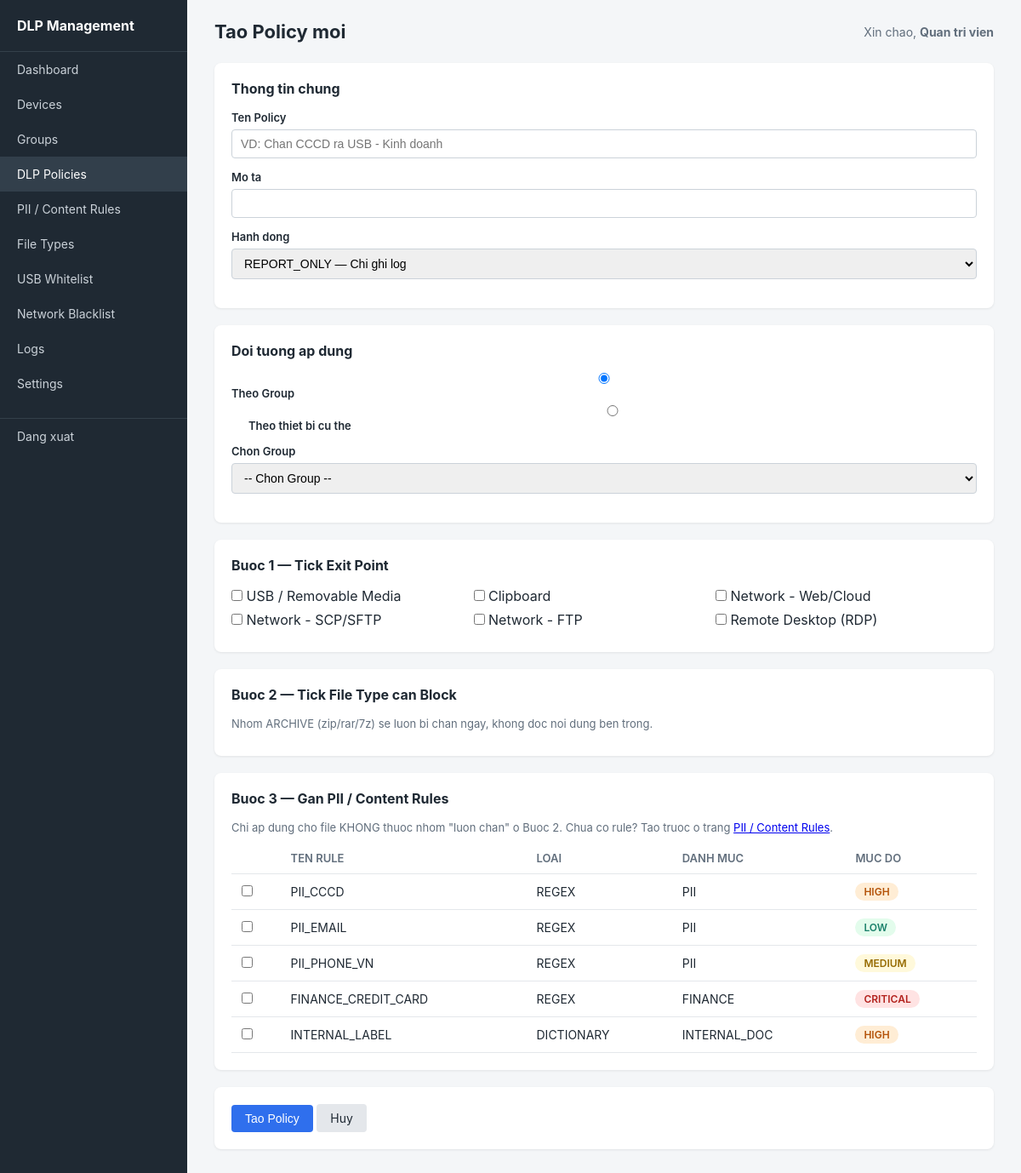
Before: /admin/policy_form.php (signed in) with the older database file.
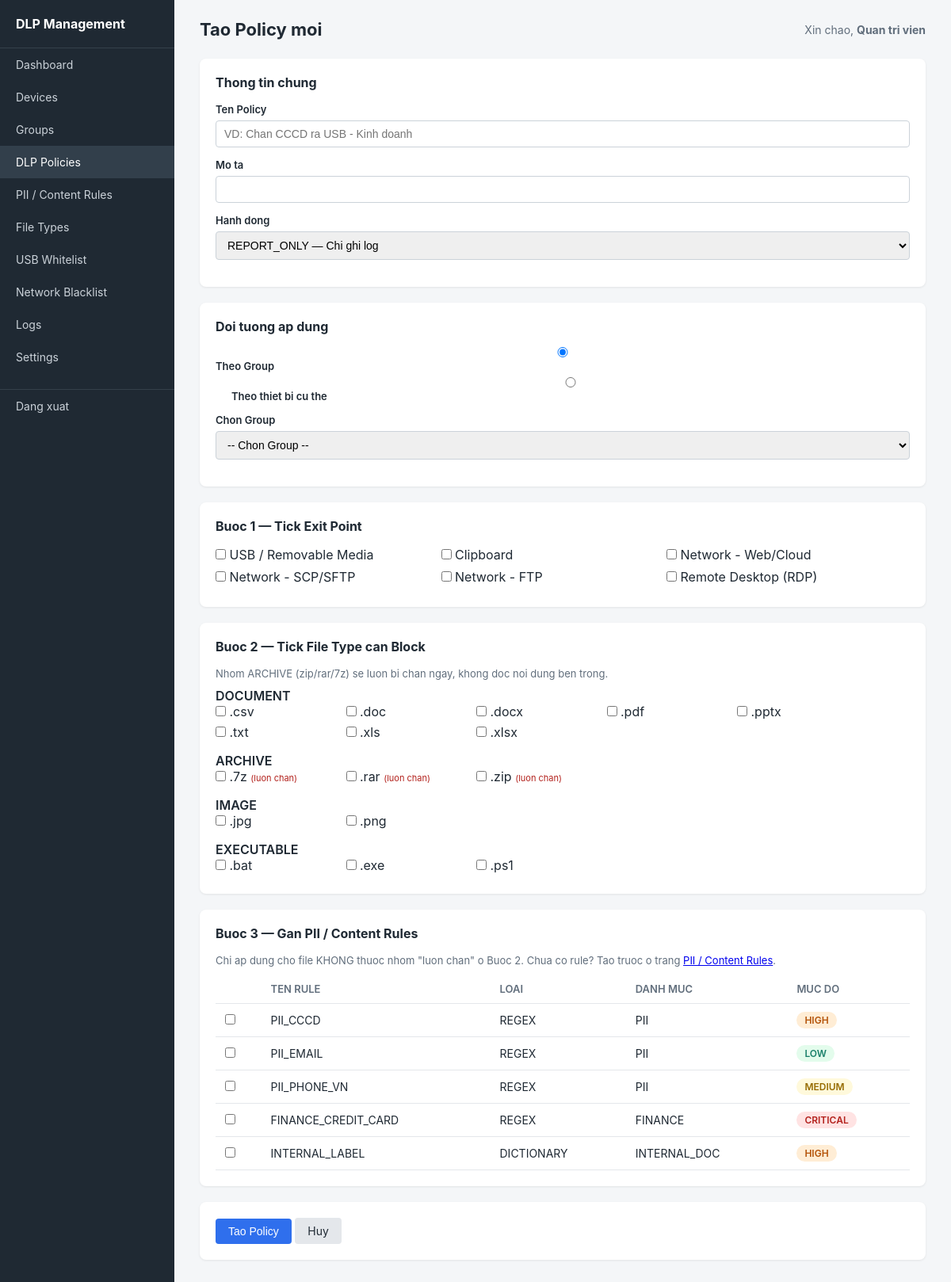
After: the same page with the newer database file.
### tables this page shows
CREATE TABLE content_rules (
    id              INT PRIMARY KEY AUTO_INCREMENT,
    rule_name       VARCHAR(100) NOT NULL,
    rule_type       ENUM('REGEX','DICTIONARY') NOT NULL,
    pattern         TEXT NOT NULL,
    category        ENUM('PII','FINANCE','INTERNAL_DOC') NOT NULL,
    severity        ENUM('LOW','MEDIUM','HIGH','CRITICAL') NOT NULL DEFAULT 'MEDIUM',
    is_active       BOOLEAN DEFAULT TRUE,
    created_at      DATETIME DEFAULT CURRENT_TIMESTAMP,
    updated_at      DATETIME DEFAULT CURRENT_TIMESTAMP ON UPDATE CURRENT_TIMESTAMP
);

CREATE TABLE dlp_file_types (
    id                                  INT PRIMARY KEY AUTO_INCREMENT,
    extension                           VARCHAR(20) NOT NULL UNIQUE,
    category                            ENUM('DOCUMENT','ARCHIVE','IMAGE','EXECUTABLE','OTHER') NOT NULL,
    always_block_regardless_content     BOOLEAN DEFAULT FALSE,
    description                         VARCHAR(150)
);

### includes/helpers.php (called while the page is built, shortened)
<?php
function h(?string $value): string {
    return htmlspecialchars($value ?? '', ENT_QUOTES, 'UTF-8');
}
function severity_badge_class(string $level): string {
    return match ($level) {
        'LOW'      => 'badge-low',
        'MEDIUM'   => 'badge-medium',
        'HIGH'     => 'badge-high',
        'CRITICAL' => 'badge-critical',
        default    => '',
    };
}

### admin/policy_form.php (the view, shortened to what the changed rows need)
<?php
require_once __DIR__ . '/../config/database.php';
require_once __DIR__ . '/../includes/helpers.php';
$policyId = isset($_GET['id']) ? (int)$_GET['id'] : null;
$isEdit = $policyId !== null;
$fileTypes = $pdo->query("SELECT * FROM dlp_file_types ORDER BY category, extension")->fetchAll();
$contentRules = $pdo->query("SELECT * FROM content_rules WHERE is_active = 1 ORDER BY category, rule_name")->fetchAll();
$fileTypesByCategory = [];
foreach ($fileTypes as $ft) {
    $fileTypesByCategory[$ft['category']][] = $ft;
}
$selectedExitPoints = [];
$selectedFileTypeIds = [];
$selectedRuleIds = [];
$exitPointLabels = [
    'USB'               => 'USB / Removable Media',
    'CLIPBOARD'         => 'Clipboard',
    'NETWORK_WEB'       => 'Network - Web/Cloud',
    'NETWORK_SCP_SFTP'  => 'Network - SCP/SFTP',
    'NETWORK_FTP'       => 'Network - FTP',
    'RDP'               => 'Remote Desktop (RDP)',
];
$pageTitle = $isEdit ? 'Sua Policy' : 'Tao Policy moi';
$activeMenu = 'policies';
require __DIR__ . '/../includes/layout_header.php';
?>
<form method="POST">
    <div class="card">
        <h2>Thong tin chung</h2>
    </div>
    <div class="card">
        <h2>Doi tuong ap dung</h2>
    </div>
    <div class="card">
        <h2>Buoc 1 — Tick Exit Point</h2>
        <?php foreach ($exitPointLabels as $key => $label): ?>
            <label style="display:inline-block; width:280px; margin-bottom:8px;">
                <input type="checkbox" name="exit_points[]" value="<?= $key ?>"
                    <?= in_array($key, $selectedExitPoints) ? 'checked' : '' ?>>
                <?= h($label) ?>
            </label>
        <?php endforeach; ?>
    </div>
    <div class="card">
        <h2>Buoc 2 — Tick File Type can Block</h2>
        <p style="font-size:13px; color:#616e7c; margin-bottom:10px;">
            Nhom ARCHIVE (zip/rar/7z) se luon bi chan ngay, khong doc noi dung ben trong.
        </p>
        <?php foreach ($fileTypesByCategory as $category => $items): ?>
            <p style="font-weight:600; margin-top:10px;"><?= h($category) ?></p>
            <?php foreach ($items as $ft): ?>
                <label style="display:inline-block; width:160px; margin-bottom:6px;">
                    <input type="checkbox" name="file_type_ids[]" value="<?= (int)$ft['id'] ?>"
                        <?= in_array($ft['id'], $selectedFileTypeIds) ? 'checked' : '' ?>>
                    .<?= h($ft['extension']) ?>
                    <?= $ft['always_block_regardless_content'] ? ' <span style="color:#b3221d;font-size:11px;">(luon chan)</span>' : '' ?>
                </label>
            <?php endforeach; ?>
        <?php endforeach; ?>
    </div>
    <div class="card">
        <h2>Buoc 3 — Gan PII / Content Rules</h2>
        <table>
            <thead><tr><th></th><th>Ten rule</th><th>Loai</th><th>Danh muc</th><th>Muc do</th></tr></thead>
            <tbody>
            <?php foreach ($contentRules as $r): ?>
                <tr>
                    <td><input type="checkbox" name="rule_ids[]" value="<?= (int)$r['id'] ?>"
                        <?= in_array($r['id'], $selectedRuleIds) ? 'checked' : '' ?>></td>
                    <td><?= h($r['rule_name']) ?></td>
                    <td><?= h($r['rule_type']) ?></td>
                    <td><?= h($r['category']) ?></td>
                    <td><span class="badge <?= severity_badge_class($r['severity']) ?>"><?= h($r['severity']) ?></span></td>
                </tr>
            <?php endforeach; ?>
            </tbody>
        </table>
    </div>
</form>
<?php require __DIR__ . '/../includes/layout_footer.php'; ?>

### includes/layout_header.php (shortened to what the changed rows need)
<?php
$activeMenu = $activeMenu ?? '';
$menuItems = [
    'dashboard'         => ['label' => 'Dashboard',          'href' => 'dashboard.php'],
    'devices'           => ['label' => 'Devices',            'href' => 'devices.php'],
    'groups'            => ['label' => 'Groups',             'href' => 'groups.php'],
    'policies'          => ['label' => 'DLP Policies',       'href' => 'policies.php'],
    'content_rules'     => ['label' => 'PII / Content Rules','href' => 'content_rules.php'],
    'file_types'        => ['label' => 'File Types',         'href' => 'file_types.php'],
    'usb_whitelist'     => ['label' => 'USB Whitelist',      'href' => 'usb_whitelist.php'],
    'network_blacklist' => ['label' => 'Network Blacklist',  'href' => 'network_blacklist.php'],
    'logs'              => ['label' => 'Logs',               'href' => 'logs.php'],
    'settings'          => ['label' => 'Settings',           'href' => 'settings.php'],
];
?>
<!DOCTYPE html>
<html lang="vi">
<head>
    <link rel="stylesheet" href="assets/style.css">
</head>
<body>
<div class="layout">
    <div class="sidebar">
        <h2>DLP Management</h2>
        <nav>
            <?php foreach ($menuItems as $key => $item): ?>
                <a href="<?= h($item['href']) ?>" class="<?= $activeMenu === $key ? 'active' : '' ?>">
                    <?= h($item['label']) ?>
                </a>
            <?php endforeach; ?>
            <div class="logout">
                <a href="logout.php">Dang xuat</a>
            </div>
        </nav>
    </div>
    <div class="main">
        <div class="topbar">
            <h1><?= h($pageTitle ?? '') ?></h1>
        </div>

Changed rows visible on the page:
added dlp_file_types: extension "csv", shown under "DOCUMENT"
added dlp_file_types: extension "doc", shown under "DOCUMENT"
added dlp_file_types: extension "docx", shown under "DOCUMENT"
added dlp_file_types: extension "pdf", shown under "DOCUMENT"
added dlp_file_types: extension "pptx", shown under "DOCUMENT"
added dlp_file_types: extension "txt", shown under "DOCUMENT"
added dlp_file_types: extension "xls", shown under "DOCUMENT"
added dlp_file_types: extension "xlsx", shown under "DOCUMENT"
added dlp_file_types: extension "7z", always_block_regardless_content "(luon chan)", shown under "ARCHIVE"
added dlp_file_types: extension "rar", always_block_regardless_content "(luon chan)", shown under "ARCHIVE"
added dlp_file_types: extension "zip", always_block_regardless_content "(luon chan)", shown under "ARCHIVE"
added dlp_file_types: extension "jpg", shown under "IMAGE"
added dlp_file_types: extension "png", shown under "IMAGE"
added dlp_file_types: extension "bat", shown under "EXECUTABLE"
added dlp_file_types: extension "exe", shown under "EXECUTABLE"
added dlp_file_types: extension "ps1", shown under "EXECUTABLE"
Other visible differences:
new list line: "DOCUMENT"
new list line: "ARCHIVE"
new list line: "IMAGE"
new list line: "EXECUTABLE"
